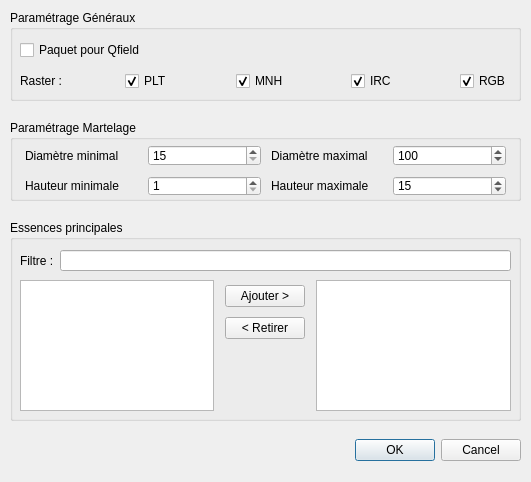
<?xml version="1.0" encoding="UTF-8"?>
<ui version="4.0">
 <class>TreeMarkingCreateDialog</class>
 <widget class="QDialog" name="TreeMarkingCreateDialog">
  <property name="geometry">
   <rect>
    <x>0</x>
    <y>0</y>
    <width>531</width>
    <height>482</height>
   </rect>
  </property>
  <property name="windowTitle">
   <string>Martelage</string>
  </property>
  <widget class="QGroupBox" name="groupBox_2">
   <property name="geometry">
    <rect>
     <x>10</x>
     <y>220</y>
     <width>511</width>
     <height>201</height>
    </rect>
   </property>
   <property name="title">
    <string>Essences principales</string>
   </property>
   <widget class="QWidget" name="gridLayoutWidget_5">
    <property name="geometry">
     <rect>
      <x>10</x>
      <y>60</y>
      <width>491</width>
      <height>131</height>
     </rect>
    </property>
    <layout class="QGridLayout" name="gridLayout_6">
     <item row="0" column="2">
      <widget class="QListWidget" name="lw_selected_species"/>
     </item>
     <item row="0" column="1">
      <layout class="QGridLayout" name="gridLayout_5">
       <property name="leftMargin">
        <number>5</number>
       </property>
       <property name="topMargin">
        <number>5</number>
       </property>
       <property name="rightMargin">
        <number>5</number>
       </property>
       <property name="bottomMargin">
        <number>5</number>
       </property>
       <property name="spacing">
        <number>10</number>
       </property>
       <item row="1" column="0">
        <widget class="QPushButton" name="pb_remove_species">
         <property name="text">
          <string>&lt; Retirer</string>
         </property>
        </widget>
       </item>
       <item row="2" column="0">
        <spacer name="verticalSpacer">
         <property name="orientation">
          <enum>Qt::Vertical</enum>
         </property>
         <property name="sizeHint" stdset="0">
          <size>
           <width>20</width>
           <height>40</height>
          </size>
         </property>
        </spacer>
       </item>
       <item row="0" column="0">
        <widget class="QPushButton" name="pb_add_species">
         <property name="text">
          <string>Ajouter &gt;</string>
         </property>
        </widget>
       </item>
      </layout>
     </item>
     <item row="0" column="0">
      <widget class="QListWidget" name="lw_species"/>
     </item>
    </layout>
   </widget>
   <widget class="QWidget" name="horizontalLayoutWidget_2">
    <property name="geometry">
     <rect>
      <x>10</x>
      <y>30</y>
      <width>491</width>
      <height>21</height>
     </rect>
    </property>
    <layout class="QHBoxLayout" name="horizontalLayout_4">
     <item>
      <widget class="QLabel" name="label_layers_11">
       <property name="text">
        <string>Filtre :</string>
       </property>
      </widget>
     </item>
     <item>
      <widget class="QLineEdit" name="le_filter_species">
       <property name="placeholderText">
        <string extracomment="CHE..."/>
       </property>
      </widget>
     </item>
    </layout>
   </widget>
  </widget>
  <widget class="QGroupBox" name="groupBox_3">
   <property name="geometry">
    <rect>
     <x>10</x>
     <y>120</y>
     <width>511</width>
     <height>81</height>
    </rect>
   </property>
   <property name="title">
    <string>Paramétrage Martelage</string>
   </property>
   <widget class="QWidget" name="gridLayoutWidget_3">
    <property name="geometry">
     <rect>
      <x>10</x>
      <y>20</y>
      <width>491</width>
      <height>61</height>
     </rect>
    </property>
    <layout class="QGridLayout" name="gridLayout_4" rowstretch="0,0">
     <property name="leftMargin">
      <number>5</number>
     </property>
     <property name="topMargin">
      <number>5</number>
     </property>
     <property name="rightMargin">
      <number>5</number>
     </property>
     <property name="bottomMargin">
      <number>5</number>
     </property>
     <property name="spacing">
      <number>10</number>
     </property>
     <item row="0" column="3">
      <widget class="QLabel" name="label_layers_8">
       <property name="text">
        <string>Diamètre maximal</string>
       </property>
      </widget>
     </item>
     <item row="0" column="2">
      <widget class="QSpinBox" name="sp_dmin">
       <property name="minimum">
        <number>15</number>
       </property>
       <property name="maximum">
        <number>200</number>
       </property>
       <property name="singleStep">
        <number>5</number>
       </property>
      </widget>
     </item>
     <item row="0" column="1">
      <widget class="QLabel" name="label_layers_7">
       <property name="text">
        <string>Diamètre minimal</string>
       </property>
      </widget>
     </item>
     <item row="0" column="4">
      <widget class="QSpinBox" name="sp_dmax">
       <property name="minimum">
        <number>15</number>
       </property>
       <property name="maximum">
        <number>200</number>
       </property>
       <property name="singleStep">
        <number>5</number>
       </property>
       <property name="value">
        <number>100</number>
       </property>
      </widget>
     </item>
     <item row="1" column="1">
      <widget class="QLabel" name="label_layers_9">
       <property name="text">
        <string>Hauteur minimale</string>
       </property>
      </widget>
     </item>
     <item row="1" column="2">
      <widget class="QSpinBox" name="sp_hmin">
       <property name="minimum">
        <number>1</number>
       </property>
       <property name="maximum">
        <number>50</number>
       </property>
      </widget>
     </item>
     <item row="1" column="3">
      <widget class="QLabel" name="label_layers_10">
       <property name="text">
        <string>Hauteur maximale</string>
       </property>
      </widget>
     </item>
     <item row="1" column="4">
      <widget class="QSpinBox" name="sp_hmax">
       <property name="minimum">
        <number>1</number>
       </property>
       <property name="maximum">
        <number>50</number>
       </property>
       <property name="value">
        <number>15</number>
       </property>
      </widget>
     </item>
    </layout>
   </widget>
  </widget>
  <widget class="QGroupBox" name="groupBox">
   <property name="geometry">
    <rect>
     <x>10</x>
     <y>10</y>
     <width>511</width>
     <height>91</height>
    </rect>
   </property>
   <property name="title">
    <string>Paramétrage Généraux</string>
   </property>
   <widget class="QWidget" name="verticalLayoutWidget">
    <property name="geometry">
     <rect>
      <x>10</x>
      <y>20</y>
      <width>491</width>
      <height>61</height>
     </rect>
    </property>
    <layout class="QVBoxLayout" name="verticalLayout">
     <property name="spacing">
      <number>0</number>
     </property>
     <item>
      <layout class="QHBoxLayout" name="horizontalLayout_3">
       <item>
        <widget class="QCheckBox" name="cb_package_for_qfield">
         <property name="toolTip">
          <string extracomment="Lorsque la case est cochée, le projet est empaqueté pour QField, compressé en ZIP et déposé dans le répertoire de sortie"/>
         </property>
         <property name="statusTip">
          <string/>
         </property>
         <property name="text">
          <string>Paquet pour Qfield</string>
         </property>
         <property name="checked">
          <bool>false</bool>
         </property>
        </widget>
       </item>
       <item>
        <widget class="QgsFileWidget" name="fw_outdir">
         <property name="enabled">
          <bool>false</bool>
         </property>
         <property name="toolTip">
          <string/>
         </property>
         <property name="options">
          <set>QFileDialog::ReadOnly|QFileDialog::ShowDirsOnly</set>
         </property>
        </widget>
       </item>
      </layout>
     </item>
     <item>
      <layout class="QHBoxLayout" name="horizontalLayout_2" stretch="0,0,0,0,0,0,0,0,0">
       <property name="spacing">
        <number>12</number>
       </property>
       <property name="sizeConstraint">
        <enum>QLayout::SetNoConstraint</enum>
       </property>
       <item>
        <widget class="QLabel" name="label_layers_3">
         <property name="sizePolicy">
          <sizepolicy hsizetype="Fixed" vsizetype="Preferred">
           <horstretch>0</horstretch>
           <verstretch>0</verstretch>
          </sizepolicy>
         </property>
         <property name="text">
          <string>Raster :</string>
         </property>
        </widget>
       </item>
       <item>
        <spacer name="horizontalSpacer_7">
         <property name="orientation">
          <enum>Qt::Horizontal</enum>
         </property>
         <property name="sizeHint" stdset="0">
          <size>
           <width>40</width>
           <height>20</height>
          </size>
         </property>
        </spacer>
       </item>
       <item>
        <widget class="QCheckBox" name="cb_plt">
         <property name="sizePolicy">
          <sizepolicy hsizetype="Maximum" vsizetype="Fixed">
           <horstretch>0</horstretch>
           <verstretch>0</verstretch>
          </sizepolicy>
         </property>
         <property name="text">
          <string>PLT</string>
         </property>
         <property name="checked">
          <bool>true</bool>
         </property>
        </widget>
       </item>
       <item>
        <spacer name="horizontalSpacer_6">
         <property name="orientation">
          <enum>Qt::Horizontal</enum>
         </property>
         <property name="sizeHint" stdset="0">
          <size>
           <width>40</width>
           <height>20</height>
          </size>
         </property>
        </spacer>
       </item>
       <item>
        <widget class="QCheckBox" name="cb_mnh">
         <property name="sizePolicy">
          <sizepolicy hsizetype="Maximum" vsizetype="Fixed">
           <horstretch>0</horstretch>
           <verstretch>0</verstretch>
          </sizepolicy>
         </property>
         <property name="text">
          <string>MNH</string>
         </property>
         <property name="checked">
          <bool>true</bool>
         </property>
        </widget>
       </item>
       <item>
        <spacer name="horizontalSpacer_4">
         <property name="orientation">
          <enum>Qt::Horizontal</enum>
         </property>
         <property name="sizeHint" stdset="0">
          <size>
           <width>40</width>
           <height>20</height>
          </size>
         </property>
        </spacer>
       </item>
       <item>
        <widget class="QCheckBox" name="cb_irc">
         <property name="sizePolicy">
          <sizepolicy hsizetype="Maximum" vsizetype="Fixed">
           <horstretch>0</horstretch>
           <verstretch>0</verstretch>
          </sizepolicy>
         </property>
         <property name="text">
          <string>IRC</string>
         </property>
         <property name="checked">
          <bool>true</bool>
         </property>
        </widget>
       </item>
       <item>
        <spacer name="horizontalSpacer_3">
         <property name="orientation">
          <enum>Qt::Horizontal</enum>
         </property>
         <property name="sizeHint" stdset="0">
          <size>
           <width>40</width>
           <height>20</height>
          </size>
         </property>
        </spacer>
       </item>
       <item>
        <widget class="QCheckBox" name="cb_rgb">
         <property name="sizePolicy">
          <sizepolicy hsizetype="Maximum" vsizetype="Fixed">
           <horstretch>0</horstretch>
           <verstretch>0</verstretch>
          </sizepolicy>
         </property>
         <property name="text">
          <string>RGB</string>
         </property>
         <property name="checked">
          <bool>true</bool>
         </property>
        </widget>
       </item>
      </layout>
     </item>
    </layout>
   </widget>
  </widget>
  <widget class="QWidget" name="horizontalLayoutWidget">
   <property name="geometry">
    <rect>
     <x>10</x>
     <y>430</y>
     <width>511</width>
     <height>41</height>
    </rect>
   </property>
   <layout class="QHBoxLayout" name="horizontalLayout">
    <item>
     <spacer name="horizontalSpacer">
      <property name="orientation">
       <enum>Qt::Horizontal</enum>
      </property>
      <property name="sizeHint" stdset="0">
       <size>
        <width>40</width>
        <height>20</height>
       </size>
      </property>
     </spacer>
    </item>
    <item>
     <widget class="QDialogButtonBox" name="buttonBox">
      <property name="orientation">
       <enum>Qt::Horizontal</enum>
      </property>
      <property name="standardButtons">
       <set>QDialogButtonBox::Cancel|QDialogButtonBox::Ok</set>
      </property>
     </widget>
    </item>
   </layout>
  </widget>
 </widget>
 <customwidgets>
  <customwidget>
   <class>QgsFileWidget</class>
   <extends>QWidget</extends>
   <header>qgsfilewidget.h</header>
  </customwidget>
 </customwidgets>
 <resources/>
 <connections>
  <connection>
   <sender>buttonBox</sender>
   <signal>accepted()</signal>
   <receiver>TreeMarkingCreateDialog</receiver>
   <slot>accept()</slot>
   <hints>
    <hint type="sourcelabel">
     <x>248</x>
     <y>254</y>
    </hint>
    <hint type="destinationlabel">
     <x>157</x>
     <y>274</y>
    </hint>
   </hints>
  </connection>
  <connection>
   <sender>buttonBox</sender>
   <signal>rejected()</signal>
   <receiver>TreeMarkingCreateDialog</receiver>
   <slot>reject()</slot>
   <hints>
    <hint type="sourcelabel">
     <x>316</x>
     <y>260</y>
    </hint>
    <hint type="destinationlabel">
     <x>286</x>
     <y>274</y>
    </hint>
   </hints>
  </connection>
 </connections>
</ui>
